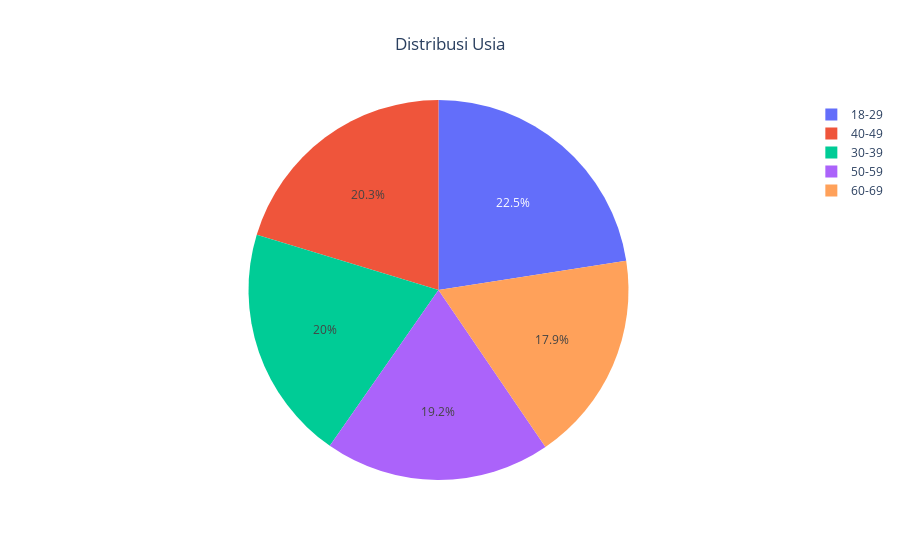

The notebook cell this image was saved under:
### Markdown cell above
## Kategori Usia yang Paling Banyak Melakukan Conversion

### Code cell
bins = [18, 30, 40, 50, 60, 69]
labels = ['18-29', '30-39', '40-49', '50-59', '60-69']
df_convert['AgeGroup'] = pd.cut(df['Age'], bins=bins, right=False, labels=labels)
# Menghitung jumlah untuk setiap kategori
age_counts = df_convert['AgeGroup'].value_counts().reset_index()
age_counts.columns = ['AgeGroup', 'Counts']

# Membuat pie chart menggunakan plotly
fig = px.pie(age_counts, values='Counts', names='AgeGroup', title='Distribusi Usia')
fig.update_layout(title_x=0.5)

# Menampilkan pie chart
fig.show()

### Figure 1 — Plotly figure (JSON) as saved in the notebook; plotly's stock layout.template omitted (floating-point values rounded to 4 significant figures)
{"data": [{"domain": {"x": [0, 1], "y": [0, 1]}, "hovertemplate": "AgeGroup=%{label}<br>Counts=%{value}<extra></extra>", "labels": ["18-29", "40-49", "30-39", "50-59", "60-69"], "legendgroup": "", "name": "", "showlegend": true, "type": "pie", "values": [1552, 1398, 1378, 1323, 1236]}], "layout": {"legend": {"tracegroupgap": 0}, "title": {"text": "Distribusi Usia", "x": 0.5}}}
